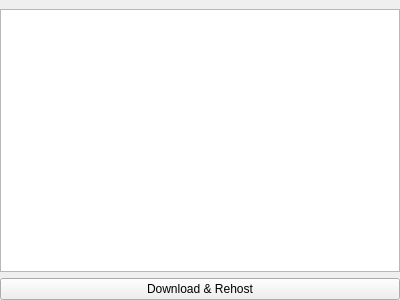
<?xml version="1.0" encoding="UTF-8"?>
<ui version="4.0">
 <class>BrowseWidget</class>
 <widget class="QWidget" name="BrowseWidget">
  <property name="geometry">
   <rect>
    <x>0</x>
    <y>0</y>
    <width>400</width>
    <height>300</height>
   </rect>
  </property>
  <property name="windowTitle">
   <string/>
  </property>
  <property name="windowIcon">
   <iconset resource="../ressources.qrc">
    <normaloff>:/icons/ressources/folder.png</normaloff>:/icons/ressources/folder.png</iconset>
  </property>
  <layout class="QVBoxLayout" name="verticalLayout">
   <property name="leftMargin">
    <number>0</number>
   </property>
   <property name="topMargin">
    <number>9</number>
   </property>
   <property name="rightMargin">
    <number>0</number>
   </property>
   <property name="bottomMargin">
    <number>0</number>
   </property>
   <item>
    <widget class="QTreeView" name="treeView">
     <property name="alternatingRowColors">
      <bool>true</bool>
     </property>
     <property name="uniformRowHeights">
      <bool>true</bool>
     </property>
     <property name="headerHidden">
      <bool>false</bool>
     </property>
    </widget>
   </item>
   <item>
    <widget class="QPushButton" name="butDownload">
     <property name="enabled">
      <bool>true</bool>
     </property>
     <property name="toolTip">
      <string>Download and rehost selected items (files are automatically shared with the network)</string>
     </property>
     <property name="text">
      <string>Download &amp;&amp; Rehost</string>
     </property>
     <property name="icon">
      <iconset resource="../ressources.qrc">
       <normaloff>:/icons/ressources/download.png</normaloff>:/icons/ressources/download.png</iconset>
     </property>
    </widget>
   </item>
  </layout>
 </widget>
 <resources>
  <include location="../ressources.qrc"/>
 </resources>
 <connections/>
</ui>
